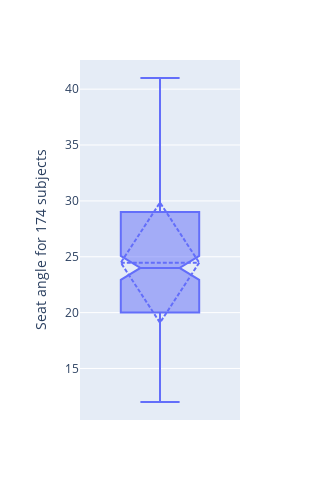

The notebook cell this image was saved under:
### Markdown cell above
### Fix seat angles - 174 participants

### Code cell
temp = df_ratings_all[~df_ratings_all['Seat_angle'].str.contains('[- ,]')]
temp.Seat_angle.info()
temp.Seat_angle = temp.Seat_angle.astype(float)
plt.hist(temp.Seat_angle);
fig = px.box(temp,  y= 'Seat_angle', notched = True,  )
             #color = 'Weight_status')
# Setting boxmean="sd" displays both the mean (dashed line) and standard deviation (filled area)
fig.update_traces(
    marker_line_color="black", # Sets the color of the lines bounding the box
    boxmean="sd",              # Sets the mean marker to a standard deviation shape
    selector=dict(type='box')
)

fig.update_layout(width=300, height=500, yaxis_title = 'Seat angle for 174 subjects')
fig.show();

### Figure 1 — Plotly figure (JSON) as saved in the notebook; plotly's stock layout.template omitted (floating-point values rounded to 4 significant figures; data arrays with more than 128 entries replaced by an {"elided": "..."} marker saying what was removed)
{"data": [{"alignmentgroup": "True", "boxmean": "sd", "hovertemplate": "Seat_angle=%{y}<extra></extra>", "legendgroup": "", "marker": {"color": "#636efa", "line": {"color": "black"}}, "name": "", "notched": true, "offsetgroup": "", "orientation": "v", "showlegend": false, "type": "box", "x0": " ", "xaxis": "x", "y": {"elided": "174 float values"}, "y0": " ", "yaxis": "y"}], "layout": {"boxmode": "group", "height": 500, "legend": {"tracegroupgap": 0}, "margin": {"t": 60}, "width": 300, "xaxis": {"anchor": "y", "domain": [0, 1]}, "yaxis": {"anchor": "x", "domain": [0, 1], "title": {"text": "Seat angle for 174 subjects"}}}}
